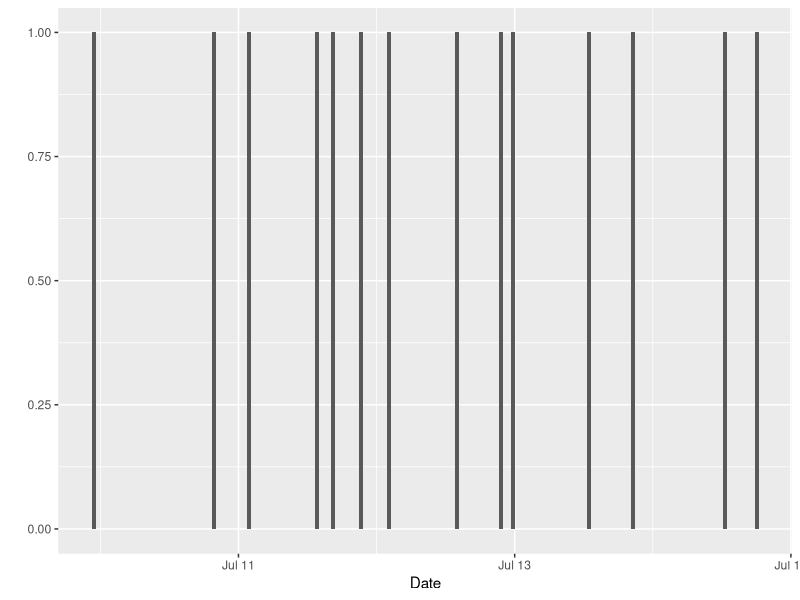
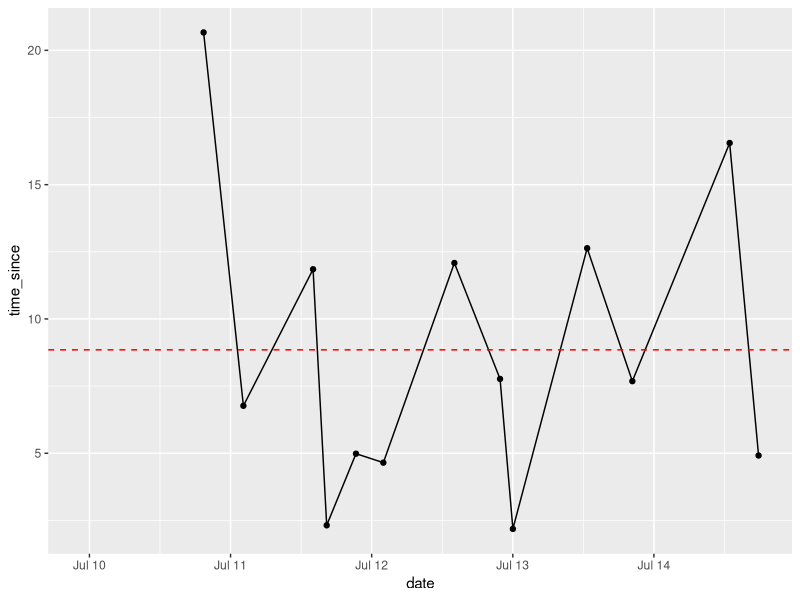

Here is the R script that generated these plots, in order:
library(ggplot2)
library(lubridate)
library(here)
data <- read.delim(here("data", "data.txt"),header=FALSE, comment.char="#")
colnames(data) <- c("date")
data$date <- dmy_hm(data$date)
p <- qplot(data$date, bins=200, binwidth=2500) + xlab("Date")
p
data$time_since <- NA
for (row in 2:nrow(data)){
  data$time_since[row] <- as.numeric(difftime(strptime(data$date[row],"%Y-%m-%d %H:%M:%S"),
                                            strptime(data$date[row-1], "%Y-%m-%d %H:%M:%S"), units = "hours"))
}
mean_time_since <- mean(data$time_since, na.rm = TRUE)
q <- ggplot(data, aes(date,time_since)) + geom_point() + geom_line() +
  geom_hline(yintercept=mean_time_since, linetype="dashed", color = "red")
q
